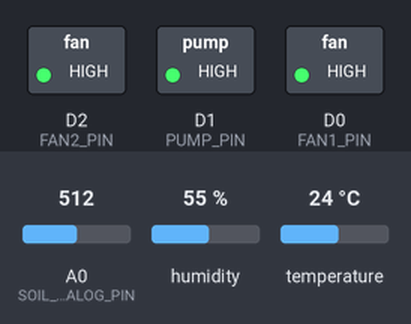
Recording of a program running on a simulated ESP8266 (NodeMCU). On the bench: switched loads named in the program (green lamp = pin HIGH). The test bench sets the inputs (shaded band); at power-on: A0 (SOIL_ANALOG_PIN) = 512, temperature 24 °C, humidity 55 %. WiFi joins after 1.5 s; servers stay silent unless stated; the local clock reads 2024-03-15 10:24:30 at power-on unless the program sets it; random numbers use the default seed unless the program sets one; no MQTT or app messages arrive unless stated; pins used as bus, display or sensor lines are not drawn; what the program prints to the serial monitor is not drawn.

Above: at 3.7 s.
3.8 s: A0 (SOIL_ANALOG_PIN) set to 821
At 6.4 s:
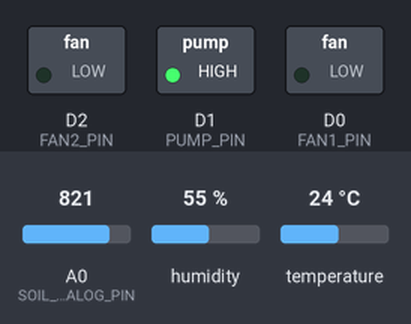
6.7 s: A0 (SOIL_ANALOG_PIN) set to 846
At 11.4 s:
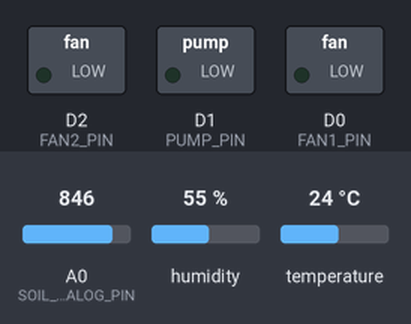
11.7 s: temperature set to 29 °C
16.4 s: temperature set to 32 °C
At 21.6 s:
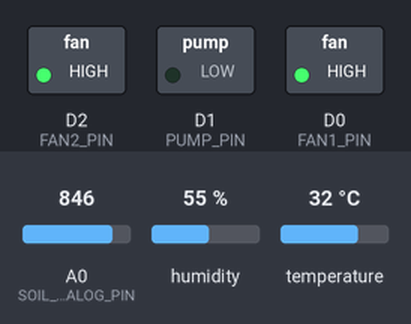
Timing chart, 0 to 23.1 s (numbered marks = the images above; inputs shaded):
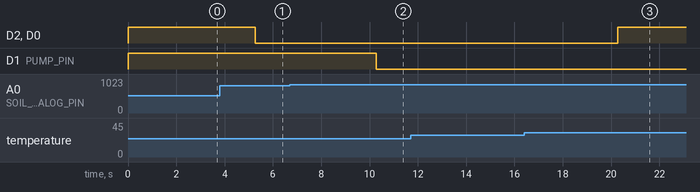

Measured:
- the behaviour switches between 838 and 839 on A0 (SOIL_ANALOG_PIN) (found by bisection; images 1 and 2)
- the behaviour switches between 30 and 31 °C on temperature (found by bisection; images 2 and 3)
- after the input at 6.7 s, D1 (PUMP_PIN): HIGH → LOW after 3.6 s
- after the input at 11.7 s, every drawn part: stays the same
- after the input at 16.4 s, D2 (FAN2_PIN), D0 (FAN1_PIN): LOW → HIGH after 3.9 s

The program:

main.cpp
```cpp
#include <Arduino.h>
#include "config.h"
#include "certs.h"
#include <ESP8266WiFi.h>
#include <WiFiClientSecure.h>
#include <WiFiManager.h>
#include <PubSubClient.h>
#include <DHT.h>
#include <ArduinoJson.h>
#include <time.h>

#include "plant_classifier.h"    // classifyPlantHealth() -> HealthStatus
#include "actuator_classifier.h" // classifyActuator()   -> ActuatorAction

DHT dht(DHTPIN, DHTTYPE);
WiFiClientSecure espClient;
PubSubClient mqttClient(espClient);

// ─── Control config (received from backend via MQTT) ─────────────────────────

enum ControlMode : uint8_t { MODE_OFF = 0, MODE_AUTO = 1, MODE_MANUAL = 2 };

struct Thresholds {
    float temp_fan_on     = 30.0f;  // °C
    float humidity_fan_on = 50.0f;  // % — fan ON below this
    float soil_pump_on    = 25.0f;  // % — pump ON below this
};

ControlMode currentMode   = MODE_AUTO;
Thresholds  thresholds;
unsigned long lastConfigMs = 0;   // millis() when last config was received

// ─── Command override state ───────────────────────────────────────────────────
//
// Priority (highest → lowest):
//   1. CMD_ON / CMD_OFF  — explicit user command, overrides mode bidirectionally
//   2. Mode logic        — off / auto / manual thresholds
//   3. Watchdog fallback — AUTO classify if backend silent > CONFIG_WATCHDOG_MS
//
// Timer expiry releases command back to CMD_NONE (→ mode decides),
// NOT to CMD_OFF, so plants continue being cared for by the active mode.

enum CmdState : int8_t { CMD_NONE = -1, CMD_OFF = 0, CMD_ON = 1 };

CmdState      cmdFan        = CMD_NONE;
CmdState      cmdPump       = CMD_NONE;
unsigned long pumpAutoOffAt = 0;   // millis() target; 0 = no timer

// ─── Resolve actuator action ──────────────────────────────────────────────────

ActuatorAction resolveActuatorAction(float temp, float hum, float soil)
{
    // ── STEP 1: CALCULATE THE BASE MODE LOGIC (AUTO / MANUAL / OFF) ──
    bool watchdog = (lastConfigMs > 0) &&
                    (millis() - lastConfigMs > CONFIG_WATCHDOG_MS) &&
                    (currentMode != MODE_AUTO);
    if (watchdog) {
        Serial.println("[WDG] Config timeout — fallback to AUTO classify.");
    }

    bool basePump = false;
    bool baseFan  = false;

    if (watchdog || currentMode == MODE_AUTO) {
        ActuatorAction a = classifyActuator(temp, hum, soil);
        basePump = (a == ACTUATOR_PUMP) || (a == ACTUATOR_PUMP_AND_FAN);
        baseFan  = (a == ACTUATOR_FAN)  || (a == ACTUATOR_PUMP_AND_FAN);
    } else if (currentMode == MODE_MANUAL) {
        basePump = soil < thresholds.soil_pump_on;
        baseFan  = (temp > thresholds.temp_fan_on) || (hum < thresholds.humidity_fan_on);
    }

    // ── STEP 2: APPLY FRONTEND COMMAND OVERRIDES ──
    // Manual user input wins over standard mode classifications
    bool finalPump = (cmdPump == CMD_NONE) ? basePump : (cmdPump == CMD_ON);
    bool finalFan  = (cmdFan  == CMD_NONE) ? baseFan  : (cmdFan  == CMD_ON);

    // ── STEP 3: HARDWARE SAFETY COVERS (THE ABSOLUTE ULTIMATE WINNER) ──
    // If the environment crosses dangerous extremes, ignore EVERYTHING else to protect the farm.
    if (soil < SAFETY_SOIL_MIN) {
        finalPump = true;
        Serial.println("[SAFETY LOCKOUT] Soil critical! Blocking FE override to force pump ON.");
    }
    if (temp > SAFETY_TEMP_MAX) {
        finalFan = true;
        Serial.println("[SAFETY LOCKOUT] Temperature critical! Blocking FE override to force fan ON.");
    }

    // ── STEP 4: TRANSLATE TO FINAL RETURN STATE ──
    if (finalPump && finalFan) return ACTUATOR_PUMP_AND_FAN;
    if (finalPump)             return ACTUATOR_PUMP;
    if (finalFan)              return ACTUATOR_FAN;
    return ACTUATOR_IDLE;
}

// ─── MQTT message callback ────────────────────────────────────────────────────

void onMqttMessage(char* topic, byte* payload, unsigned int length)
{
    JsonDocument doc;
    DeserializationError err = deserializeJson(doc, payload, length);
    if (err) {
        Serial.printf("[MQTT] JSON error on %s: %s\n", topic, err.c_str());
        return;
    }

    if (strcmp(topic, TOPIC_CONFIG) == 0) {
        const char* mode = doc["mode"] | "auto";
        if      (strcmp(mode, "off")    == 0) currentMode = MODE_OFF;
        else if (strcmp(mode, "manual") == 0) currentMode = MODE_MANUAL;
        else                                   currentMode = MODE_AUTO;

        if (doc.containsKey("thresholds")) {
            thresholds.temp_fan_on     = doc["thresholds"]["temp_fan_on"]     | 30.0f;
            thresholds.humidity_fan_on = doc["thresholds"]["humidity_fan_on"] | 50.0f;
            thresholds.soil_pump_on    = doc["thresholds"]["soil_pump_on"]    | 25.0f;
        }

        lastConfigMs = millis();  // reset watchdog
        Serial.printf("[CFG] mode=%s  temp_fan>%.1f  hum_fan<%.1f  soil_pump<%.1f\n",
                      mode, thresholds.temp_fan_on,
                      thresholds.humidity_fan_on, thresholds.soil_pump_on);

    } else if (strcmp(topic, TOPIC_COMMAND) == 0) {
        const char* device = doc["device"] | "";
        // state: true=CMD_ON, false=CMD_OFF, absent=CMD_NONE (release)
        CmdState newState = CMD_NONE;
        if (doc.containsKey("state")) {
            newState = doc["state"].as<bool>() ? CMD_ON : CMD_OFF;
        }
        int dur = doc["duration"] | 0;  // seconds

        if (strcmp(device, "fan") == 0) {
            cmdFan = newState;
            Serial.printf("[CMD] fan=%s (priority over mode)\n",
                          newState == CMD_ON ? "FORCE_ON" : newState == CMD_OFF ? "FORCE_OFF" : "RELEASE");

        } else if (strcmp(device, "pump") == 0) {
            cmdPump = newState;
            if (newState == CMD_ON && dur > 0) {
                pumpAutoOffAt = millis() + (unsigned long)dur * 1000UL;
                Serial.printf("[CMD] pump=FORCE_ON  auto-release in %ds\n", dur);
            } else {
                pumpAutoOffAt = 0;
                Serial.printf("[CMD] pump=%s\n",
                              newState == CMD_ON ? "FORCE_ON" : newState == CMD_OFF ? "FORCE_OFF" : "RELEASE");
            }
        }
    }
}

struct SensorData
{
    time_t timestamp;
    float air_temperature;
    float air_humidity;
    float soil_moisture;
    HealthStatus   health;
    ActuatorAction action;
};

SensorData dataCache[MAX_CACHE_SIZE];
int cacheCount = 0;
unsigned long lastSampleTime = 0;

void syncNTPTime()
{
    Serial.println("[NTP] Synchronizing real time...");
    configTime(7 * 3600, 0, "pool.ntp.org", "time.nist.gov");
    time_t now = time(nullptr);
    int retry = 0;
    while (now < 8 * 3600 * 2 && retry < 10)
    {
        delay(500);
        Serial.print(".");
        now = time(nullptr);
        retry++;
    }
    if (now >= 8 * 3600 * 2) {
        Serial.println("\n[NTP] Synchronization complete!");
    } else {
        Serial.println("\n[NTP] Synchronization timeout. Will retry later.");
    }
}

void connectToWiFi()
{
    WiFiManager wm;
    wm.setConfigPortalTimeout(WIFI_PORTAL_TIMEOUT);

    // Non-blocking AP mode: if autoConnect fails (timeout), restart and try again
    Serial.println("[NETWORK] Starting WiFiManager...");
    if (!wm.autoConnect(WIFI_AP_NAME, WIFI_AP_PASSWORD))
    {
        Serial.println("[NETWORK] WiFiManager timed out, restarting...");
        ESP.restart();
    }
    Serial.print("[NETWORK] Connected! IP: ");
    Serial.println(WiFi.localIP());
}

void reconnectMQTT()
{
    if (WiFi.status() != WL_CONNECTED)
        return;

    if (!mqttClient.connected())
    {
        Serial.print("[MQTT] Connecting to Broker...");

        char clientBuf[32];
        snprintf(clientBuf, sizeof(clientBuf), "ESP8266Client-%04X", (uint16_t)random(0, 0xffff));

        if (mqttClient.connect(clientBuf, MQTT_USER, MQTT_PASSWORD))
        {
            Serial.println("Connected!");
            mqttClient.subscribe(TOPIC_CONFIG);    // retained config from backend
            mqttClient.subscribe(TOPIC_COMMAND);   // ephemeral device commands
        }
        else
        {
            Serial.print("failed, rc=");
            Serial.print(mqttClient.state());
            Serial.println(" Will retry next cycle.");
        }
    }
}

void applyActuatorAction(ActuatorAction action)
{
    bool pump = (action == ACTUATOR_PUMP) || (action == ACTUATOR_PUMP_AND_FAN);
    bool fan  = (action == ACTUATOR_FAN)  || (action == ACTUATOR_PUMP_AND_FAN);

    digitalWrite(PUMP_PIN, pump ? RELAY_ON  : RELAY_OFF);
    digitalWrite(FAN1_PIN, fan  ? RELAY_OFF : RELAY_ON);   // fan relay is active-HIGH
    digitalWrite(FAN2_PIN, fan  ? RELAY_OFF : RELAY_ON);   // fan relay is active-HIGH

    Serial.printf("[ACT] pump=%s  fan1=%s  fan2=%s  (%s)\n",
                  pump ? "ON" : "OFF",
                  fan  ? "ON" : "OFF",
                  fan  ? "ON" : "OFF",
                  ACTUATOR_NAMES[action]);
}

bool flushCache(SensorData *dataArray, int count)
{
    if (!mqttClient.connected())
    {
        reconnectMQTT();
        if (!mqttClient.connected()) return false;
    }

    bool allOk = true;
    for (int i = 0; i < count; i++)
    {
        // Environment payload
        JsonDocument envDoc;
        envDoc["timestamp"]       = dataArray[i].timestamp;
        envDoc["air_temperature"] = dataArray[i].air_temperature;
        envDoc["air_humidity"]    = dataArray[i].air_humidity;
        envDoc["soil_moisture"]   = dataArray[i].soil_moisture;

        String envPayload;
        serializeJson(envDoc, envPayload);

        if (!mqttClient.publish(TOPIC_ENV, envPayload.c_str()))
        {
            Serial.println("[MQTT] Publish env failed. Re-aligning cache.");
            allOk = false;
            // Move untransmitted elements to the front of the cache
            int unspentCount = 0;
            for (int j = i; j < count; j++)
                dataArray[unspentCount++] = dataArray[j];
            cacheCount = unspentCount;
            return false;
        }

        // AI health status payload
        JsonDocument aiDoc;
        aiDoc["status"] = HEALTH_NAMES[dataArray[i].health];

        String aiPayload;
        serializeJson(aiDoc, aiPayload);

        if (!mqttClient.publish(TOPIC_AI, aiPayload.c_str()))
        {
            Serial.println("[MQTT] Publish ai failed.");
            allOk = false;
        }

        // Devices state derived from actuator action
        ActuatorAction act = dataArray[i].action;
        bool pumpOn = (act == ACTUATOR_PUMP)     || (act == ACTUATOR_PUMP_AND_FAN);
        bool fanOn  = (act == ACTUATOR_FAN)      || (act == ACTUATOR_PUMP_AND_FAN);

        JsonDocument devDoc;
        devDoc["fan"]  = fanOn;
        devDoc["pump"] = pumpOn;

        String devPayload;
        serializeJson(devDoc, devPayload);

        if (!mqttClient.publish(TOPIC_DEVICES, devPayload.c_str()))
        {
            Serial.println("[MQTT] Publish devices failed.");
            allOk = false;
        }
        else
        {
            Serial.printf("[MQTT] Published: %s | status=%s | fan=%d pump=%d\n",
                          envPayload.c_str(), HEALTH_NAMES[dataArray[i].health],
                          fanOn, pumpOn);
        }
    }
    return allOk;
}

void setup()
{
    pinMode(SOIL_POWER_PIN, OUTPUT);
    digitalWrite(SOIL_POWER_PIN, LOW);
    pinMode(DHTPIN, INPUT_PULLUP);

    // Actuator relay pins - start all OFF
    pinMode(PUMP_PIN, OUTPUT);
    digitalWrite(PUMP_PIN, RELAY_OFF);
    pinMode(FAN1_PIN, OUTPUT);
    digitalWrite(FAN1_PIN, RELAY_OFF);
    pinMode(FAN2_PIN, OUTPUT);
    digitalWrite(FAN2_PIN, RELAY_OFF);

    Serial.begin(9600);
    delay(1000);

    dht.begin();
    connectToWiFi();          // blocks until WiFi is configured and connected
    syncNTPTime();

    // TLS: verify broker certificate against embedded CA cert (DigiCert Global Root G2)
    static BearSSL::X509List certList(EMQX_CA_CERT);
    espClient.setTrustAnchors(&certList);

    mqttClient.setServer(MQTT_HOST, MQTT_PORT);
    mqttClient.setCallback(onMqttMessage);
    mqttClient.setBufferSize(512);  // config payload can be larger than default 256 B
}

void loop()
{
    // 0. PUMP AUTO-RELEASE TIMER
    // On expiry: release command (CMD_NONE) so mode logic resumes.
    // NOT CMD_OFF — mode may legitimately keep pump running (e.g. dry soil in AUTO).
    if (cmdPump == CMD_ON && pumpAutoOffAt > 0 && millis() >= pumpAutoOffAt) {
        cmdPump       = CMD_NONE;
        pumpAutoOffAt = 0;
        Serial.println("[CMD] Pump timer expired — released to mode logic.");
    }

    // 1. NON-BLOCKING CONNECTION MANAGER
    if (WiFi.status() == WL_CONNECTED)
    {
        if (!mqttClient.connected())
        {
            static unsigned long lastMqttRetry = 0;
            if (millis() - lastMqttRetry > 5000)
            {
                lastMqttRetry = millis();
                reconnectMQTT();
            }
        }
        else
        {
            mqttClient.loop();
        }
    }

    unsigned long currentMillis = millis();

    // 2. NON-BLOCKING SAMPLING INTERVAL
    if (currentMillis - lastSampleTime >= SAMPLING_INTERVAL)
    {
        lastSampleTime = currentMillis;

        digitalWrite(SOIL_POWER_PIN, HIGH);
        delay(200);
        int rawSoil = analogRead(SOIL_ANALOG_PIN);
        digitalWrite(SOIL_POWER_PIN, LOW);

        float soilMoisture = map(rawSoil, 1023, 300, 0, 100);
        if (soilMoisture > 100) soilMoisture = 100;
        if (soilMoisture < 0)   soilMoisture = 0;

        float air_h = dht.readHumidity();
        float air_t = dht.readTemperature();

        if (isnan(air_h) || isnan(air_t))
        {
            Serial.println("[ERROR] Failed to read DHT11 sensor!");
            return;
        }

        HealthStatus   status = classifyPlantHealth(air_t, air_h, soilMoisture);
        ActuatorAction action = resolveActuatorAction(air_t, air_h, soilMoisture);

        Serial.printf("[ENV] %.1fC  %.1f%%  soil:%.1f%%  => %s\n",
                      air_t, air_h, soilMoisture, HEALTH_NAMES[status]);

        applyActuatorAction(action);

        time_t now = time(nullptr);

        if (cacheCount < MAX_CACHE_SIZE)
        {
            dataCache[cacheCount++] = {now, air_t, air_h, soilMoisture, status, action};
            Serial.printf("[CACHE] Buffered locally. Size: %d/%d\n", cacheCount, MAX_CACHE_SIZE);
        }
        else
        {
            for (int i = 1; i < MAX_CACHE_SIZE; i++)
                dataCache[i - 1] = dataCache[i];
            dataCache[MAX_CACHE_SIZE - 1] = {now, air_t, air_h, soilMoisture, status, action};
            Serial.println("[CACHE] Buffer exceeded! Overwriting oldest record.");
        }
    }

    // 3. CACHE FLUSH (runs whenever online and cache has data)
    if (WiFi.status() == WL_CONNECTED && mqttClient.connected() && cacheCount > 0)
    {
        time_t now = time(nullptr);
        if (now < 8 * 3600 * 2)
            syncNTPTime();

        Serial.println("[CACHE] Connection established. Flushing...");
        if (flushCache(dataCache, cacheCount))
        {
            cacheCount = 0;
            Serial.println("[CACHE] Flush complete. Buffer reset.");
        }
    }
}
```

actuator_classifier.h
```cpp
// AUTO-GENERATED – DO NOT EDIT
// Model: Actuator Decision Tree (max_depth=5)
// Test accuracy: 75.4%
// Features: temperature (°C), air_humidity (%), soil_moisture (%)
// Labels: 0=idle  1=pump  2=fan  3=pump_and_fan
#pragma once
#include <stdint.h>

#define N_ACTUATOR_CLASSES 4

enum ActuatorAction : uint8_t
{
    ACTUATOR_IDLE = 0,         // All OFF
    ACTUATOR_PUMP = 1,         // Water pump ON  (D1)
    ACTUATOR_FAN = 2,          // Fan 1 + Fan 2 ON  (D0 + D2)
    ACTUATOR_PUMP_AND_FAN = 3, // Pump + both fans ON
};

static const char *const ACTUATOR_NAMES[] = {
    "idle", "pump", "fan", "pump_and_fan"};

inline ActuatorAction classifyActuator(
    float temperature,
    float air_humidity,
    float soil_moisture)
{
    const bool soilDry = soil_moisture < 25.0f;
    const bool hot = temperature > 30.0f;
    const bool lowHumidity = air_humidity < 50.0f;

    // Very dry + hot
    if (soilDry && hot)
        return ACTUATOR_PUMP_AND_FAN;

    // Dry soil
    if (soilDry)
        return ACTUATOR_PUMP;

    // Hot air or low humidity
    if (hot || lowHumidity)
        return ACTUATOR_FAN;

    return ACTUATOR_IDLE;
}
```

certs.h
```cpp
#pragma once

// DigiCert Global Root G2 — CA cert for EMQX Cloud (ace2ba13.ala.asia-southeast1.emqxsl.com)
// Source: edge_firmware/certs/emqxsl-ca.crt
// Loaded into RAM at runtime (~1.3 KB). Required for TLS peer verification.
static const char EMQX_CA_CERT[] = R"EOF(
-----BEGIN CERTIFICATE-----
MIIDjjCCAnagAwIBAgIQAzrx5qcRqaC7KGSxHQn65TANBgkqhkiG9w0BAQsFADBh
MQswCQYDVQQGEwJVUzEVMBMGA1UEChMMRGlnaUNlcnQgSW5jMRkwFwYDVQQLExB3
d3cuZGlnaWNlcnQuY29tMSAwHgYDVQQDExdEaWdpQ2VydCBHbG9iYWwgUm9vdCBH
MjAeFw0xMzA4MDExMjAwMDBaFw0zODAxMTUxMjAwMDBaMGExCzAJBgNVBAYTAlVT
MRUwEwYDVQQKEwxEaWdpQ2VydCBJbmMxGTAXBgNVBAsTEHd3dy5kaWdpY2VydC5j
b20xIDAeBgNVBAMTF0RpZ2lDZXJ0IEdsb2JhbCBSb290IEcyMIIBIjANBgkqhkiG
9w0BAQEFAAOCAQ8AMIIBCgKCAQEAuzfNNNx7a8myaJCtSnX/RrohCgiN9RlUyfuI
2/Ou8jqJkTx65qsGGmvPrC3oXgkkRLpimn7Wo6h+4FR1IAWsULecYxpsMNzaHxmx
1x7e/dfgy5SDN67sH0NO3Xss0r0upS/kqbitOtSZpLYl6ZtrAGCSYP9PIUkY92eQ
q2EGnI/yuum06ZIya7XzV+hdG82MHauVBJVJ8zUtluNJbd134/tJS7SsVQepj5Wz
tCO7TG1F8PapspUwtP1MVYwnSlcUfIKdzXOS0xZKBgyMUNGPHgm+F6HmIcr9g+UQ
vIOlCsRnKPZzFBQ9RnbDhxSJITRNrw9FDKZJobq7nMWxM4MphQIDAQABo0IwQDAP
BgNVHRMBAf8EBTADAQH/MA4GA1UdDwEB/wQEAwIBhjAdBgNVHQ4EFgQUTiJUIBiV
5uNu5g/6+rkS7QYXjzkwDQYJKoZIhvcNAQELBQADggEBAGBnKJRvDkhj6zHd6mcY
1Yl9PMWLSn/pvtsrF9+wX3N3KjITOYFnQoQj8kVnNeyIv/iPsGEMNKSuIEyExtv4
NeF22d+mQrvHRAiGfzZ0JFrabA0UWTW98kndth/Jsw1HKj2ZL7tcu7XUIOGZX1NG
Fdtom/DzMNU+MeKNhJ7jitralj41E6Vf8PlwUHBHQRFXGU7Aj64GxJUTFy8bJZ91
8rGOmaFvE7FBcf6IKshPECBV1/MUReXgRPTqh5Uykw7+U0b6LJ3/iyK5S9kJRaTe
pLiaWN0bfVKfjllDiIGknibVb63dDcY3fe0Dkhvld1927jyNxF1WW6LZZm6zNTfl
MrY=
-----END CERTIFICATE-----
)EOF";
```

Source omitted: plant_classifier.h (5165 bytes), config.h (2190 bytes)
